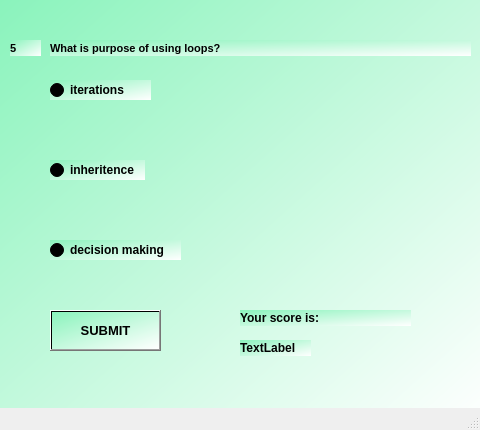
<?xml version="1.0" encoding="UTF-8"?>
<ui version="4.0">
 <class>MainWindow14</class>
 <widget class="QMainWindow" name="MainWindow14">
  <property name="geometry">
   <rect>
    <x>0</x>
    <y>0</y>
    <width>480</width>
    <height>430</height>
   </rect>
  </property>
  <property name="windowTitle">
   <string>MainWindow</string>
  </property>
  <widget class="QWidget" name="centralwidget">
   <widget class="QWidget" name="widget" native="true">
    <property name="geometry">
     <rect>
      <x>0</x>
      <y>0</y>
      <width>480</width>
      <height>430</height>
     </rect>
    </property>
    <property name="styleSheet">
     <string notr="true">background-color:qlineargradient(spread:pad, x1:0, y1:0, x2:1, y2:1, stop:0 rgba(138, 243, 188, 255), stop:1 rgba(255, 255, 255, 255))</string>
    </property>
    <widget class="QLabel" name="label">
     <property name="geometry">
      <rect>
       <x>10</x>
       <y>40</y>
       <width>31</width>
       <height>16</height>
      </rect>
     </property>
     <property name="font">
      <font>
       <pointsize>8</pointsize>
       <weight>75</weight>
       <bold>true</bold>
      </font>
     </property>
     <property name="text">
      <string>5</string>
     </property>
    </widget>
    <widget class="QLabel" name="label_2">
     <property name="geometry">
      <rect>
       <x>50</x>
       <y>40</y>
       <width>421</width>
       <height>16</height>
      </rect>
     </property>
     <property name="font">
      <font>
       <pointsize>8</pointsize>
       <weight>75</weight>
       <bold>true</bold>
      </font>
     </property>
     <property name="text">
      <string>What is purpose of using loops?</string>
     </property>
    </widget>
    <widget class="QRadioButton" name="radioButton">
     <property name="geometry">
      <rect>
       <x>50</x>
       <y>80</y>
       <width>101</width>
       <height>20</height>
      </rect>
     </property>
     <property name="font">
      <font>
       <weight>75</weight>
       <bold>true</bold>
      </font>
     </property>
     <property name="text">
      <string>iterations</string>
     </property>
    </widget>
    <widget class="QRadioButton" name="radioButton_2">
     <property name="geometry">
      <rect>
       <x>50</x>
       <y>160</y>
       <width>95</width>
       <height>20</height>
      </rect>
     </property>
     <property name="font">
      <font>
       <weight>75</weight>
       <bold>true</bold>
      </font>
     </property>
     <property name="text">
      <string>inheritence</string>
     </property>
    </widget>
    <widget class="QRadioButton" name="radioButton_3">
     <property name="geometry">
      <rect>
       <x>50</x>
       <y>240</y>
       <width>131</width>
       <height>20</height>
      </rect>
     </property>
     <property name="font">
      <font>
       <weight>75</weight>
       <bold>true</bold>
      </font>
     </property>
     <property name="text">
      <string>decision making</string>
     </property>
    </widget>
    <widget class="QPushButton" name="SUBMIT">
     <property name="geometry">
      <rect>
       <x>50</x>
       <y>310</y>
       <width>111</width>
       <height>41</height>
      </rect>
     </property>
     <property name="font">
      <font>
       <pointsize>10</pointsize>
       <weight>75</weight>
       <bold>true</bold>
      </font>
     </property>
     <property name="text">
      <string>SUBMIT</string>
     </property>
    </widget>
    <widget class="QLabel" name="label_3">
     <property name="geometry">
      <rect>
       <x>240</x>
       <y>310</y>
       <width>171</width>
       <height>16</height>
      </rect>
     </property>
     <property name="font">
      <font>
       <weight>75</weight>
       <bold>true</bold>
      </font>
     </property>
     <property name="text">
      <string>Your score is:</string>
     </property>
    </widget>
    <widget class="QLabel" name="label_4">
     <property name="geometry">
      <rect>
       <x>240</x>
       <y>340</y>
       <width>71</width>
       <height>16</height>
      </rect>
     </property>
     <property name="font">
      <font>
       <weight>75</weight>
       <bold>true</bold>
      </font>
     </property>
     <property name="text">
      <string>TextLabel</string>
     </property>
    </widget>
   </widget>
  </widget>
  <widget class="QMenuBar" name="menubar">
   <property name="geometry">
    <rect>
     <x>0</x>
     <y>0</y>
     <width>480</width>
     <height>26</height>
    </rect>
   </property>
  </widget>
  <widget class="QStatusBar" name="statusbar"/>
 </widget>
 <resources/>
 <connections/>
</ui>
